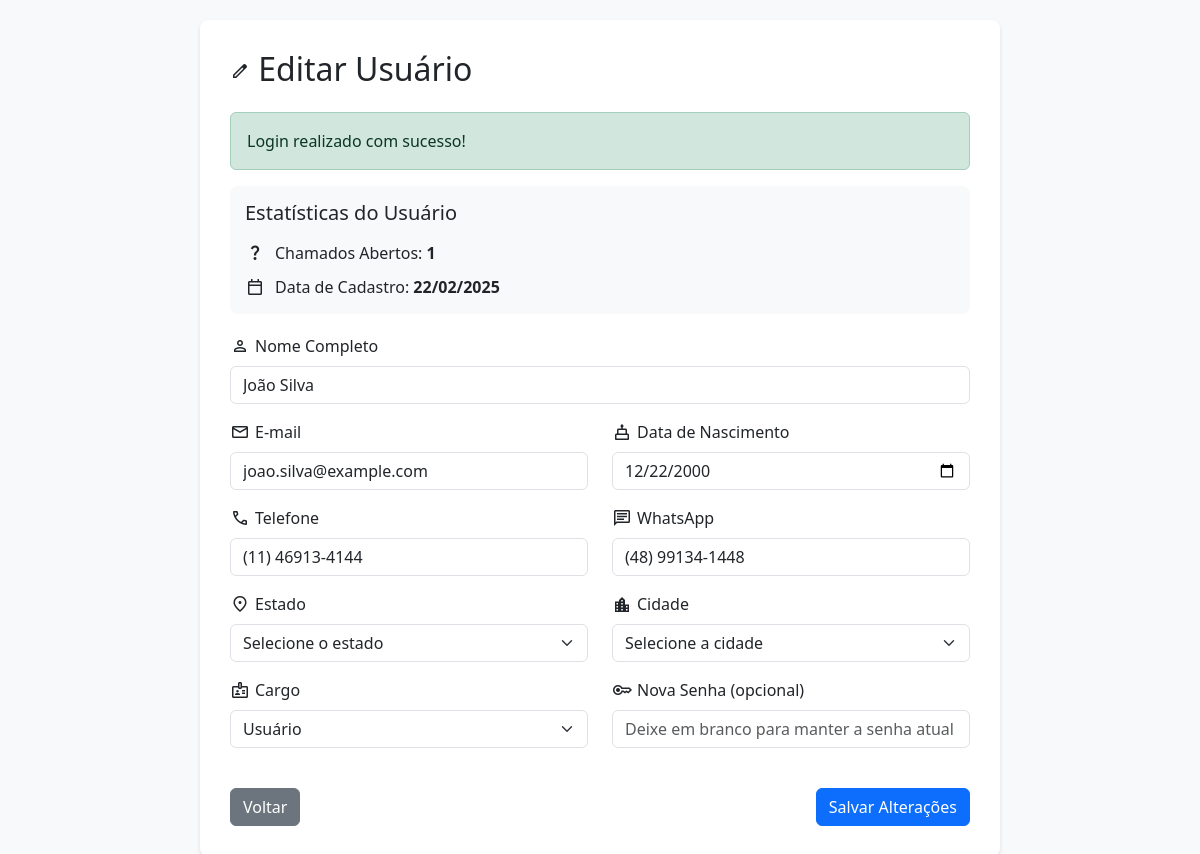
The app's page /editar_usuario.php?id=2 (signed in) with its own data.
### tables this page shows
CREATE TABLE `usuarios` (
  `id_usuario` int NOT NULL,
  `nome` varchar(100) NOT NULL,
  `email` varchar(100) NOT NULL,
  `senha` varchar(255) NOT NULL,
  `cargo` enum('Administrador','Técnico','Usuário') NOT NULL,
  `telefone` varchar(20) DEFAULT NULL,
  `whatsapp` varchar(20) DEFAULT NULL,
  `cidade` varchar(100) DEFAULT NULL,
  `estado` char(2) DEFAULT NULL,
  `data_nascimento` date DEFAULT NULL,
  `data_cadastro` timestamp NULL DEFAULT CURRENT_TIMESTAMP,
  `data_atualizacao` timestamp NULL DEFAULT CURRENT_TIMESTAMP ON UPDATE CURRENT_TIMESTAMP
);

### editar_usuario.php (the view, shortened to what this page needs)
<?php
require_once 'db_connection.php';
if (isset($_GET['id'])) {
    $id = $_GET['id'];
    $stmt = mysqli_prepare($conn, "
        SELECT u.*,
               (SELECT COUNT(*) FROM chamados WHERE id_usuario = u.id_usuario) as total_chamados,
               (SELECT COUNT(*) FROM chamados WHERE id_tecnico = u.id_usuario) as total_atendimentos
        FROM usuarios u
        WHERE id_usuario = ?
    ");
    mysqli_stmt_bind_param($stmt, "i", $id);
    mysqli_stmt_execute($stmt);
    $result = mysqli_stmt_get_result($stmt);
    $usuario = mysqli_fetch_assoc($result);
} else {
    header('Location: admin_usuarios.php');
    exit();
}
?>
<!DOCTYPE html>
<html lang="pt-BR">
<head>
    <link href="https://cdn.jsdelivr.net/npm/bootstrap@5.3.0/dist/css/bootstrap.min.css" rel="stylesheet">
</head>
<body>
    <div class="container">
        <h2 class="mb-4">
            <span class="material-symbols-outlined">edit</span>
            Editar Usuário
        </h2>
        <?php if (isset($_SESSION['success_message'])): ?>
            <div class="alert alert-success">
                <?= $_SESSION['success_message'] ?>
            </div>
        <?php endif; ?>
        <div class="user-stats">
            <h5 class="mb-3">Estatísticas do Usuário</h5>
            <div class="stats-item">
                <span class="material-symbols-outlined">question_mark</span>
                <div>Chamados Abertos: <strong><?= $usuario['total_chamados'] ?></strong></div>
            </div>
            <div class="stats-item">
                <span class="material-symbols-outlined">calendar_today</span>
                <div>Data de Cadastro: <strong><?= date('d/m/Y', strtotime($usuario['data_cadastro'])) ?></strong></div>
            </div>
        </div>
        <form action="editar_usuario.php" method="POST" class="needs-validation" novalidate>
            <div class="row">
                <div class="col-md-12 mb-3">
                    <label for="nome" class="form-label">
                        <span class="material-symbols-outlined">person</span>
                        Nome Completo
                    </label>
                    <input type="text" class="form-control" id="nome" name="nome" value="<?= htmlspecialchars($usuario['nome']) ?>" required>
                </div>
            </div>
            <div class="row">
                <div class="col-md-6 mb-3">
                    <label for="email" class="form-label">
                        <span class="material-symbols-outlined">email</span>
                        E-mail
                    </label>
                    <input type="email" class="form-control" id="email" name="email" value="<?= htmlspecialchars($usuario['email']) ?>" required>
                </div>
                <div class="col-md-6 mb-3">
                    <label for="data_nascimento" class="form-label">
                        <span class="material-symbols-outlined">cake</span>
                        Data de Nascimento
                    </label>
                    <input type="date" class="form-control" id="data_nascimento" name="data_nascimento"
                           value="<?= $usuario['data_nascimento'] ?>" required>
                </div>
            </div>
            <div class="row">
                <div class="col-md-6 mb-3">
                    <label for="telefone" class="form-label">
                        <span class="material-symbols-outlined">phone</span>
                        Telefone
                    </label>
                    <input type="text" class="form-control" id="telefone" name="telefone"
                           value="<?= htmlspecialchars($usuario['telefone']) ?>">
                </div>
                <div class="col-md-6 mb-3">
                    <label for="whatsapp" class="form-label">
                        <span class="material-symbols-outlined">chat</span>
                        WhatsApp
                    </label>
                    <input type="text" class="form-control" id="whatsapp" name="whatsapp"
                           value="<?= htmlspecialchars($usuario['whatsapp']) ?>">
                </div>
            </div>
            <div class="row">
                <div class="col-md-6 mb-3">
                    <label for="estado" class="form-label">
                        <span class="material-symbols-outlined">location_on</span>
                        Estado
                    </label>
                    <select class="form-select" id="estado" name="estado" required>
                        <option value="">Selecione o estado</option>
                    </select>
                </div>
                <div class="col-md-6 mb-3">
                    <label for="cidade" class="form-label">
                        <span class="material-symbols-outlined">location_city</span>
                        Cidade
                    </label>
                    <select class="form-select" id="cidade" name="cidade" required>
                        <option value="">Selecione a cidade</option>
                    </select>
                </div>
            </div>
            <div class="row">
                <div class="col-md-6 mb-3">
                    <label for="cargo" class="form-label">
                        <span class="material-symbols-outlined">badge</span>
                        Cargo
                    </label>
                    <select class="form-select" id="cargo" name="cargo" required>
                        <option value="Usuário" <?= $usuario['cargo'] === 'Usuário' ? 'selected' : '' ?>>Usuário</option>
                    </select>
                </div>
                <div class="col-md-6 mb-3">
                    <label for="nova_senha" class="form-label">
                        <span class="material-symbols-outlined">key</span>
                        Nova Senha (opcional)
                    </label>
                    <input type="password" class="form-control" id="nova_senha" name="nova_senha"
                           minlength="6" placeholder="Deixe em branco para manter a senha atual">
                </div>
            </div>
            <div class="d-flex justify-content-between mt-4">
                <a href="admin_usuarios.php" class="btn btn-secondary">Voltar</a>
                <button type="submit" class="btn btn-primary">Salvar Alterações</button>
            </div>
        </form>
    </div>
</body>
</html>

### editar_usuario.php (style rules this page uses)
body { background-color: #f8f9fa; padding: 20px; }
.container { max-width: 800px; margin: 0 auto; background: white; padding: 30px; border-radius: 8px; box-shadow: 0 2px 4px rgba(0,0,0,0.1); }
.form-label { font-weight: 500; display: flex; align-items: center; gap: 5px; }
.material-symbols-outlined { font-size: 20px; }
.user-stats { background-color: #f8f9fa; padding: 15px; border-radius: 8px; margin-bottom: 20px; }
.stats-item { display: flex; align-items: center; gap: 10px; margin-bottom: 10px; }
.stats-item:last-child { margin-bottom: 0; }

### records on screen
usuarios: data_cadastro "22/02/2025", nome "João Silva", email "joao.silva@example.com", data_nascimento "12/22/2000", telefone "(11) 46913-4144", whatsapp "(48) 99134-1448", cargo "Usuário"

### other values on screen
$_SESSION['success_message'] "Login realizado com sucesso!"
$usuario['total_chamados'] "1"
